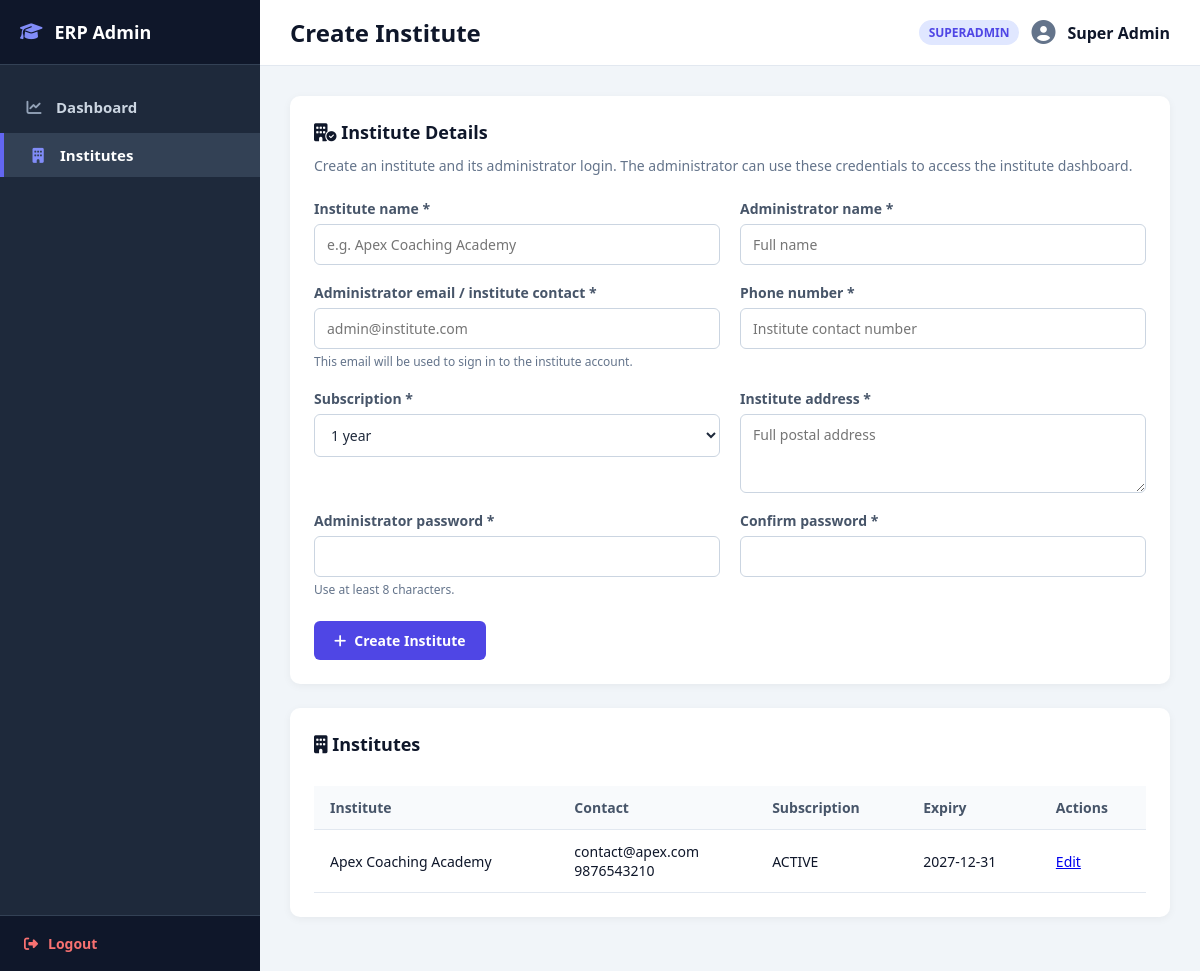
Screenshot of /admin/institutes.php (signed in) with the database file from the repository.
### tables this page shows
CREATE TABLE `institute` (
  `id` INT AUTO_INCREMENT PRIMARY KEY,
  `name` VARCHAR(150) NOT NULL,
  `email` VARCHAR(255) NOT NULL,
  `phone_no` VARCHAR(15) NOT NULL,
  `address` TEXT NOT NULL,
  `subscription` ENUM('active','expired') DEFAULT 'active',
  `expiry` DATE NULL,
  `created_at` TIMESTAMP DEFAULT CURRENT_TIMESTAMP
);

### admin/institutes.php (the view, shortened to what this page needs)
<?php
require_once __DIR__ . "/../includes/admin_layout.php";
$form = [
    'id' => 0,
    'institute_name' => '',
    'owner_name' => '',
    'email' => '',
    'phone_no' => '',
    'address' => '',
    'subscription_period' => '12',
    'subscription' => 'active',
    'expiry' => '',
    'has_owner' => false,
];
$institutes_list = mysqli_query($conn, "
    SELECT id, name, email, phone_no, subscription, expiry
    FROM institute ORDER BY id DESC
");
?>
<div class="card institute-form-card">
    <div class="card-title">
        <span><i class="fa-solid fa-building-circle-check"></i> Institute Details</span>
    </div>
    <p class="form-intro"><?= $form['id'] ? 'Update institute contact, administrator, and subscription details.' : 'Create an institute and its administrator login. The administrator can use these credentials to access the institute dashboard.' ?></p>
    <form method="POST" action="/ERP-SYSTEM-FOR-COACHING/admin/institutes.php">
        <div class="institute-form-grid">
            <div class="form-group">
                <label for="institute_name">Institute name *</label>
                <input id="institute_name" type="text" name="institute_name" class="form-control-simple" maxlength="150" required value="<?= htmlspecialchars($form['institute_name']) ?>" placeholder="e.g. Apex Coaching Academy">
            </div>
            <div class="form-group">
                <label for="owner_name">Administrator name <?= !$form['id'] || !empty($form['has_owner']) ? '*' : '(not assigned)' ?></label>
                <input id="owner_name" type="text" name="owner_name" class="form-control-simple" maxlength="100" <?= !$form['id'] || !empty($form['has_owner']) ? 'required' : 'disabled' ?> value="<?= htmlspecialchars($form['owner_name']) ?>" placeholder="Full name">
            </div>
            <div class="form-group">
                <label for="email">Administrator email / institute contact *</label>
                <input id="email" type="email" name="email" class="form-control-simple" maxlength="255" required value="<?= htmlspecialchars($form['email']) ?>" placeholder="admin@institute.com">
                <small class="field-help">This email will be used to sign in to the institute account.</small>
            </div>
            <div class="form-group">
                <label for="phone_no">Phone number *</label>
                <input id="phone_no" type="tel" name="phone_no" class="form-control-simple" maxlength="15" required value="<?= htmlspecialchars($form['phone_no']) ?>" placeholder="Institute contact number">
            </div>
            <?php if (!$form['id']): ?>
            <div class="form-group">
                <label for="subscription_period">Subscription *</label>
                <select id="subscription_period" name="subscription_period" class="form-control-simple" required>
                    <option value="12" <?= $form['subscription_period'] === '12' ? 'selected' : '' ?>>1 year</option>
                </select>
            </div>
            <?php endif; ?>
            <div class="form-group">
                <label for="address">Institute address *</label>
                <textarea id="address" name="address" class="form-control-simple form-textarea" rows="3" required placeholder="Full postal address"><?= htmlspecialchars($form['address']) ?></textarea>
            </div>
            <?php if (!$form['id']): ?>
            <div class="form-group">
                <label for="password">Administrator password *</label>
                <input id="password" type="password" name="password" class="form-control-simple" minlength="8" autocomplete="new-password" required>
                <small class="field-help">Use at least 8 characters.</small>
            </div>
            <div class="form-group">
                <label for="confirm_password">Confirm password *</label>
                <input id="confirm_password" type="password" name="confirm_password" class="form-control-simple" minlength="8" autocomplete="new-password" required>
            </div>
            <?php endif; ?>
        </div>
        <button type="submit" class="btn-primary form-submit">
            <i class="fa-solid fa-<?= $form['id'] ? 'floppy-disk' : 'plus' ?>"></i> <?= $form['id'] ? 'Update Institute' : 'Create Institute' ?>
        </button>
    </form>
</div>
<div class="card">
    <div class="card-title"><span><i class="fa-solid fa-building"></i> Institutes</span></div>
    <div class="table-scroll">
        <table class="data-table">
            <thead><tr><th>Institute</th><th>Contact</th><th>Subscription</th><th>Expiry</th><th>Actions</th></tr></thead>
            <tbody>
                <?php if ($institutes_list && mysqli_num_rows($institutes_list) > 0): ?>
                    <?php while ($institute = mysqli_fetch_assoc($institutes_list)): ?>
                        <tr>
                            <td><?= htmlspecialchars($institute['name']) ?></td>
                            <td><?= htmlspecialchars($institute['email']) ?><br><?= htmlspecialchars($institute['phone_no']) ?></td>
                            <td><?= htmlspecialchars(strtoupper($institute['subscription'])) ?></td>
                            <td><?= $institute['expiry'] ? htmlspecialchars($institute['expiry']) : 'Lifetime' ?></td>
                            <td><a href="institutes.php?edit_id=<?= (int) $institute['id'] ?>">Edit</a></td>
                        </tr>
                    <?php endwhile; ?>
                <?php else: ?>
                    <tr><td colspan="5" class="empty-state">No institutes found.</td></tr>
                <?php endif; ?>
            </tbody>
        </table>
    </div>
</div>

### assets/css/style.css (style rules this page uses)
:root { --primary: #4f46e5; --primary-hover: #4338ca; --sidebar-bg: #0f172a; --sidebar-header: #020617; --border: #e2e8f0; --text-dark: #0f172a; --text-light: #f8fafc; }
* { margin: 0; padding: 0; box-sizing: border-box; font-family: 'Segoe UI', Tahoma, Geneva, Verdana, sans-serif; }
body { background-color: #f1f5f9; color: var(--text-dark); }
.form-group { margin-bottom: 18px; }
.form-group label { display: block; font-size: 14px; font-weight: 600; margin-bottom: 6px; color: #475569; }
.form-control-simple { width: 100%; padding: 10px 12px; border: 1px solid #cbd5e1; border-radius: 6px; font-size: 14px; outline: none; background-color: #ffffff; color: #1e293b; }
.btn-primary { padding: 10px 20px; background-color: #4f46e5; color: #ffffff; border: none; border-radius: 6px; font-size: 14px; font-weight: 600; cursor: pointer; transition: background-color 0.2s ease; display: inline-flex; align-items: center; justify-content: center; gap: 8px; }
.card { background: #ffffff; border-radius: 10px; box-shadow: 0 2px 8px rgba(0,0,0,0.05); padding: 24px; margin-bottom: 24px; }
.card-title { font-size: 18px; font-weight: bold; margin-bottom: 20px; color: #0f172a; display: flex; justify-content: space-between; align-items: center; }
.table-scroll { overflow-x: auto; }
.muted, .field-help { color: #64748b; font-size: 12px; }
.institute-form-card { max-width: 900px; }
.form-intro { color: #64748b; font-size: 14px; margin: -8px 0 24px; }
.institute-form-grid { display: grid; grid-template-columns: repeat(2, minmax(0, 1fr)); gap: 0 20px; }
.institute-form-grid .form-group { margin-bottom: 18px; }
.institute-form-grid label { color: #475569; display: block; font-size: 14px; font-weight: 600; margin-bottom: 6px; }
.institute-form-grid .form-control-simple { display: block; }
.form-textarea { resize: vertical; }
.form-submit { margin-top: 4px; }
.data-table { width: 100%; border-collapse: collapse; margin-top: 10px; }
.data-table th, .data-table td { padding: 12px 16px; text-align: left; border-bottom: 1px solid var(--border); font-size: 14px; }
.data-table th { background: #f8fafc; color: #475569; font-weight: 600; }

### rows the page displays
institute: name "Apex Coaching Academy", email "contact@apex.com", phone_no "9876543210", subscription "ACTIVE", expiry "2027-12-31"

### other values shown
$title "Create Institute"
$user_role "SUPERADMIN"
$user_name "Super Admin"
